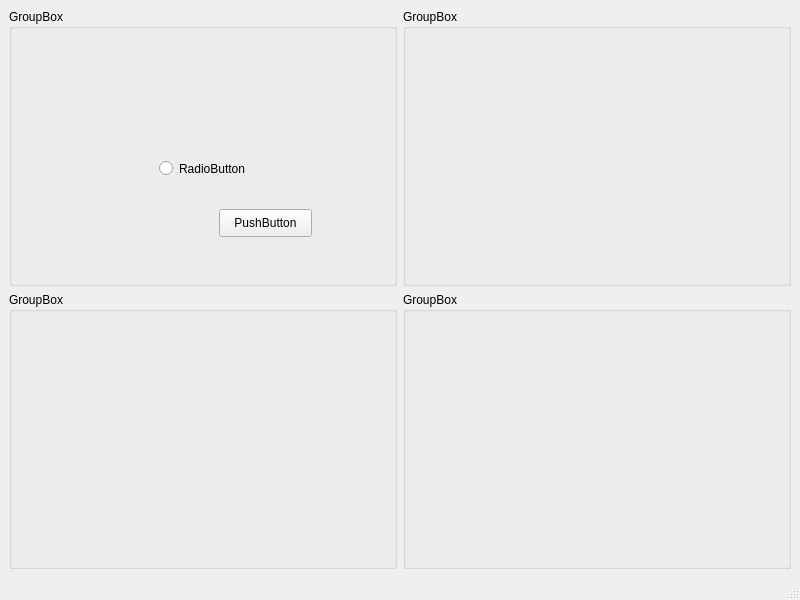
<?xml version="1.0" encoding="UTF-8"?>
<ui version="4.0">
 <class>MainWindow</class>
 <widget class="QMainWindow" name="MainWindow">
  <property name="geometry">
   <rect>
    <x>0</x>
    <y>0</y>
    <width>800</width>
    <height>600</height>
   </rect>
  </property>
  <property name="windowTitle">
   <string>MainWindow</string>
  </property>
  <widget class="QWidget" name="centralwidget">
   <layout class="QGridLayout" name="gridLayout">
    <item row="1" column="0">
     <widget class="QGroupBox" name="groupBox_2">
      <property name="title">
       <string>GroupBox</string>
      </property>
     </widget>
    </item>
    <item row="0" column="0">
     <widget class="QGroupBox" name="groupBox">
      <property name="title">
       <string>GroupBox</string>
      </property>
      <widget class="QRadioButton" name="radioButton">
       <property name="geometry">
        <rect>
         <x>150</x>
         <y>150</y>
         <width>115</width>
         <height>19</height>
        </rect>
       </property>
       <property name="text">
        <string>RadioButton</string>
       </property>
      </widget>
      <widget class="QPushButton" name="pushButton">
       <property name="geometry">
        <rect>
         <x>210</x>
         <y>200</y>
         <width>93</width>
         <height>28</height>
        </rect>
       </property>
       <property name="text">
        <string>PushButton</string>
       </property>
      </widget>
     </widget>
    </item>
    <item row="0" column="1">
     <widget class="QGroupBox" name="groupBox_3">
      <property name="title">
       <string>GroupBox</string>
      </property>
     </widget>
    </item>
    <item row="1" column="1">
     <widget class="QGroupBox" name="groupBox_4">
      <property name="title">
       <string>GroupBox</string>
      </property>
     </widget>
    </item>
   </layout>
  </widget>
  <widget class="QMenuBar" name="menubar">
   <property name="geometry">
    <rect>
     <x>0</x>
     <y>0</y>
     <width>800</width>
     <height>26</height>
    </rect>
   </property>
  </widget>
  <widget class="QStatusBar" name="statusbar"/>
 </widget>
 <resources/>
 <connections/>
</ui>
